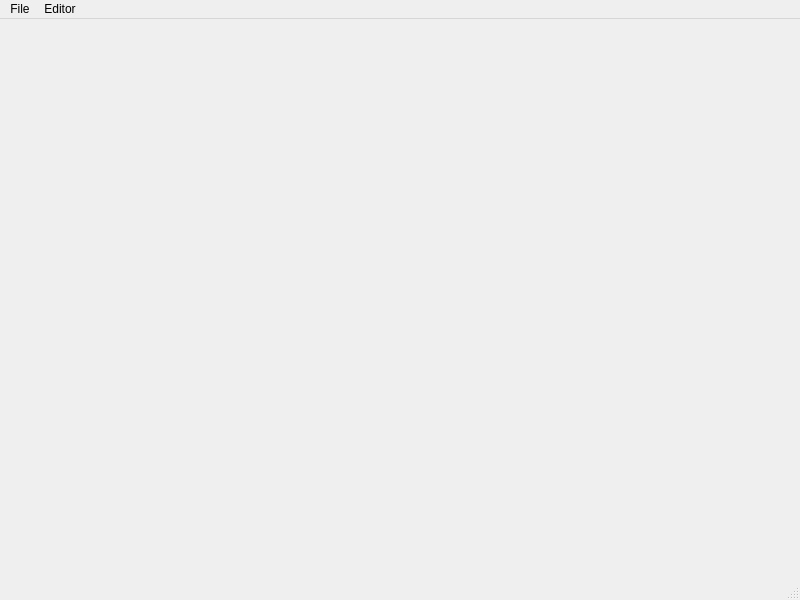
<?xml version="1.0" encoding="UTF-8"?>
<ui version="4.0">
 <class>MainWindow</class>
 <widget class="QMainWindow" name="MainWindow">
  <property name="geometry">
   <rect>
    <x>0</x>
    <y>0</y>
    <width>800</width>
    <height>600</height>
   </rect>
  </property>
  <property name="windowTitle">
   <string>MainWindow</string>
  </property>
  <widget class="QWidget" name="centralwidget"/>
  <widget class="QMenuBar" name="menubar">
   <property name="geometry">
    <rect>
     <x>0</x>
     <y>0</y>
     <width>800</width>
     <height>18</height>
    </rect>
   </property>
   <widget class="QMenu" name="menuFile">
    <property name="title">
     <string>File</string>
    </property>
    <addaction name="actionOpen_Start_Menu"/>
    <addaction name="separator"/>
    <addaction name="actionProjectSettings"/>
   </widget>
   <widget class="QMenu" name="menuEditor">
    <property name="title">
     <string>Editor</string>
    </property>
    <addaction name="actionTexture"/>
    <addaction name="actionFont"/>
   </widget>
   <addaction name="menuFile"/>
   <addaction name="menuEditor"/>
  </widget>
  <widget class="QStatusBar" name="statusbar"/>
  <action name="actionTexture">
   <property name="text">
    <string>Texture</string>
   </property>
  </action>
  <action name="actionFont">
   <property name="text">
    <string>Font</string>
   </property>
  </action>
  <action name="actionOpen_Start_Menu">
   <property name="text">
    <string>Open Start Menu</string>
   </property>
  </action>
  <action name="actionProjectSettings">
   <property name="text">
    <string>Project Settings</string>
   </property>
  </action>
 </widget>
 <resources/>
 <connections/>
</ui>
